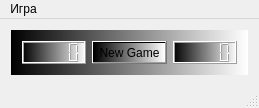
<?xml version="1.0" encoding="UTF-8"?>
<ui version="4.0">
 <class>Minner</class>
 <widget class="QMainWindow" name="Minner">
  <property name="geometry">
   <rect>
    <x>0</x>
    <y>0</y>
    <width>251</width>
    <height>97</height>
   </rect>
  </property>
  <property name="windowTitle">
   <string>Minner</string>
  </property>
  <widget class="QWidget" name="centralWidget">
   <layout class="QVBoxLayout" name="verticalLayout">
    <item>
     <widget class="QWidget" name="widget_2" native="true">
      <property name="palette">
       <palette>
        <active>
         <colorrole role="Button">
          <brush brushstyle="LinearGradientPattern">
           <gradient startx="0.000000000000000" starty="0.000000000000000" endx="1.000000000000000" endy="0.000000000000000" type="LinearGradient" spread="PadSpread" coordinatemode="ObjectBoundingMode">
            <gradientstop position="0.000000000000000">
             <color alpha="255">
              <red>0</red>
              <green>0</green>
              <blue>0</blue>
             </color>
            </gradientstop>
            <gradientstop position="1.000000000000000">
             <color alpha="255">
              <red>255</red>
              <green>255</green>
              <blue>255</blue>
             </color>
            </gradientstop>
           </gradient>
          </brush>
         </colorrole>
         <colorrole role="Base">
          <brush brushstyle="LinearGradientPattern">
           <gradient startx="0.000000000000000" starty="0.000000000000000" endx="1.000000000000000" endy="0.000000000000000" type="LinearGradient" spread="PadSpread" coordinatemode="ObjectBoundingMode">
            <gradientstop position="0.000000000000000">
             <color alpha="255">
              <red>0</red>
              <green>0</green>
              <blue>0</blue>
             </color>
            </gradientstop>
            <gradientstop position="1.000000000000000">
             <color alpha="255">
              <red>255</red>
              <green>255</green>
              <blue>255</blue>
             </color>
            </gradientstop>
           </gradient>
          </brush>
         </colorrole>
         <colorrole role="Window">
          <brush brushstyle="LinearGradientPattern">
           <gradient startx="0.000000000000000" starty="0.000000000000000" endx="1.000000000000000" endy="0.000000000000000" type="LinearGradient" spread="PadSpread" coordinatemode="ObjectBoundingMode">
            <gradientstop position="0.000000000000000">
             <color alpha="255">
              <red>0</red>
              <green>0</green>
              <blue>0</blue>
             </color>
            </gradientstop>
            <gradientstop position="1.000000000000000">
             <color alpha="255">
              <red>255</red>
              <green>255</green>
              <blue>255</blue>
             </color>
            </gradientstop>
           </gradient>
          </brush>
         </colorrole>
        </active>
        <inactive>
         <colorrole role="Button">
          <brush brushstyle="LinearGradientPattern">
           <gradient startx="0.000000000000000" starty="0.000000000000000" endx="1.000000000000000" endy="0.000000000000000" type="LinearGradient" spread="PadSpread" coordinatemode="ObjectBoundingMode">
            <gradientstop position="0.000000000000000">
             <color alpha="255">
              <red>0</red>
              <green>0</green>
              <blue>0</blue>
             </color>
            </gradientstop>
            <gradientstop position="1.000000000000000">
             <color alpha="255">
              <red>255</red>
              <green>255</green>
              <blue>255</blue>
             </color>
            </gradientstop>
           </gradient>
          </brush>
         </colorrole>
         <colorrole role="Base">
          <brush brushstyle="LinearGradientPattern">
           <gradient startx="0.000000000000000" starty="0.000000000000000" endx="1.000000000000000" endy="0.000000000000000" type="LinearGradient" spread="PadSpread" coordinatemode="ObjectBoundingMode">
            <gradientstop position="0.000000000000000">
             <color alpha="255">
              <red>0</red>
              <green>0</green>
              <blue>0</blue>
             </color>
            </gradientstop>
            <gradientstop position="1.000000000000000">
             <color alpha="255">
              <red>255</red>
              <green>255</green>
              <blue>255</blue>
             </color>
            </gradientstop>
           </gradient>
          </brush>
         </colorrole>
         <colorrole role="Window">
          <brush brushstyle="LinearGradientPattern">
           <gradient startx="0.000000000000000" starty="0.000000000000000" endx="1.000000000000000" endy="0.000000000000000" type="LinearGradient" spread="PadSpread" coordinatemode="ObjectBoundingMode">
            <gradientstop position="0.000000000000000">
             <color alpha="255">
              <red>0</red>
              <green>0</green>
              <blue>0</blue>
             </color>
            </gradientstop>
            <gradientstop position="1.000000000000000">
             <color alpha="255">
              <red>255</red>
              <green>255</green>
              <blue>255</blue>
             </color>
            </gradientstop>
           </gradient>
          </brush>
         </colorrole>
        </inactive>
        <disabled>
         <colorrole role="Button">
          <brush brushstyle="LinearGradientPattern">
           <gradient startx="0.000000000000000" starty="0.000000000000000" endx="1.000000000000000" endy="0.000000000000000" type="LinearGradient" spread="PadSpread" coordinatemode="ObjectBoundingMode">
            <gradientstop position="0.000000000000000">
             <color alpha="255">
              <red>0</red>
              <green>0</green>
              <blue>0</blue>
             </color>
            </gradientstop>
            <gradientstop position="1.000000000000000">
             <color alpha="255">
              <red>255</red>
              <green>255</green>
              <blue>255</blue>
             </color>
            </gradientstop>
           </gradient>
          </brush>
         </colorrole>
         <colorrole role="Base">
          <brush brushstyle="LinearGradientPattern">
           <gradient startx="0.000000000000000" starty="0.000000000000000" endx="1.000000000000000" endy="0.000000000000000" type="LinearGradient" spread="PadSpread" coordinatemode="ObjectBoundingMode">
            <gradientstop position="0.000000000000000">
             <color alpha="255">
              <red>0</red>
              <green>0</green>
              <blue>0</blue>
             </color>
            </gradientstop>
            <gradientstop position="1.000000000000000">
             <color alpha="255">
              <red>255</red>
              <green>255</green>
              <blue>255</blue>
             </color>
            </gradientstop>
           </gradient>
          </brush>
         </colorrole>
         <colorrole role="Window">
          <brush brushstyle="LinearGradientPattern">
           <gradient startx="0.000000000000000" starty="0.000000000000000" endx="1.000000000000000" endy="0.000000000000000" type="LinearGradient" spread="PadSpread" coordinatemode="ObjectBoundingMode">
            <gradientstop position="0.000000000000000">
             <color alpha="255">
              <red>0</red>
              <green>0</green>
              <blue>0</blue>
             </color>
            </gradientstop>
            <gradientstop position="1.000000000000000">
             <color alpha="255">
              <red>255</red>
              <green>255</green>
              <blue>255</blue>
             </color>
            </gradientstop>
           </gradient>
          </brush>
         </colorrole>
        </disabled>
       </palette>
      </property>
      <property name="styleSheet">
       <string notr="true">background-color: rgb(0, 0, 0);
background-color: qlineargradient(spread:pad, x1:0, y1:0, x2:1, y2:0, stop:0 rgba(0, 0, 0, 255), stop:1 rgba(255, 255, 255, 255));</string>
      </property>
      <layout class="QGridLayout" name="gridLayout">
       <item row="0" column="0">
        <widget class="QLCDNumber" name="lcdNumber"/>
       </item>
       <item row="0" column="1">
        <widget class="QPushButton" name="Creat">
         <property name="sizePolicy">
          <sizepolicy hsizetype="Fixed" vsizetype="Fixed">
           <horstretch>0</horstretch>
           <verstretch>0</verstretch>
          </sizepolicy>
         </property>
         <property name="text">
          <string>New Game</string>
         </property>
        </widget>
       </item>
       <item row="0" column="2">
        <widget class="QLCDNumber" name="lcdNumber_2"/>
       </item>
      </layout>
     </widget>
    </item>
   </layout>
  </widget>
  <widget class="QMenuBar" name="menuBar">
   <property name="geometry">
    <rect>
     <x>0</x>
     <y>0</y>
     <width>251</width>
     <height>20</height>
    </rect>
   </property>
   <widget class="QMenu" name="menu">
    <property name="title">
     <string>Игра</string>
    </property>
    <widget class="QMenu" name="menu_2">
     <property name="title">
      <string>Сложность</string>
     </property>
     <addaction name="prof3"/>
     <addaction name="prof2"/>
     <addaction name="prof"/>
    </widget>
    <addaction name="newGame"/>
    <addaction name="Load"/>
    <addaction name="Save"/>
    <addaction name="menu_2"/>
    <addaction name="separator"/>
    <addaction name="Quit"/>
   </widget>
   <addaction name="menu"/>
  </widget>
  <widget class="QStatusBar" name="statusBar"/>
  <action name="Quit">
   <property name="text">
    <string>Выход</string>
   </property>
   <property name="shortcut">
    <string>Ctrl+Q</string>
   </property>
  </action>
  <action name="prof3">
   <property name="text">
    <string>Новичек</string>
   </property>
  </action>
  <action name="prof2">
   <property name="text">
    <string>Любитель</string>
   </property>
  </action>
  <action name="prof">
   <property name="text">
    <string>Профи</string>
   </property>
  </action>
  <action name="newGame">
   <property name="text">
    <string>Новая игра</string>
   </property>
  </action>
  <action name="Load">
   <property name="text">
    <string>Загрузить</string>
   </property>
  </action>
  <action name="Save">
   <property name="text">
    <string>Сохранить</string>
   </property>
  </action>
 </widget>
 <layoutdefault spacing="6" margin="11"/>
 <resources/>
 <connections>
  <connection>
   <sender>Quit</sender>
   <signal>activated()</signal>
   <receiver>Minner</receiver>
   <slot>close()</slot>
   <hints>
    <hint type="sourcelabel">
     <x>-1</x>
     <y>-1</y>
    </hint>
    <hint type="destinationlabel">
     <x>165</x>
     <y>48</y>
    </hint>
   </hints>
  </connection>
  <connection>
   <sender>newGame</sender>
   <signal>activated()</signal>
   <receiver>Creat</receiver>
   <slot>click()</slot>
   <hints>
    <hint type="sourcelabel">
     <x>-1</x>
     <y>-1</y>
    </hint>
    <hint type="destinationlabel">
     <x>125</x>
     <y>49</y>
    </hint>
   </hints>
  </connection>
 </connections>
</ui>
